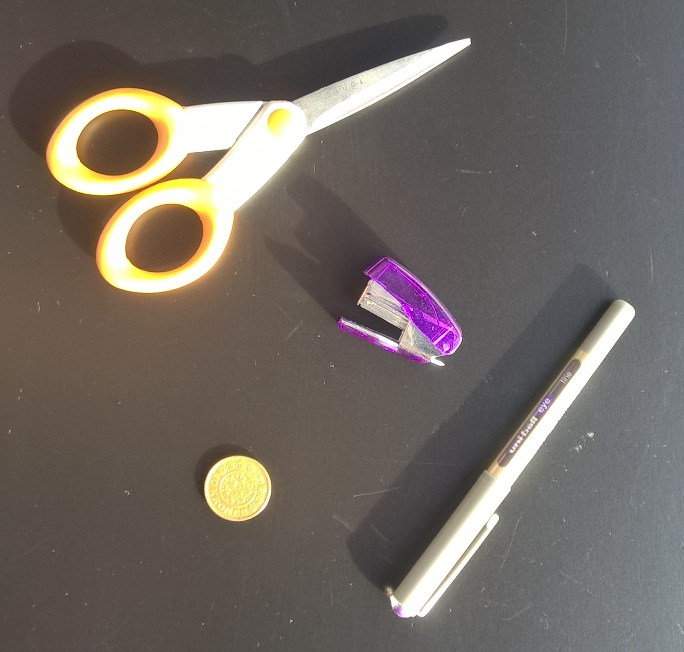
#> input picture ROB4-Perception/L5/tools-black.jpg, 684 x 652 px, found by its file name
$ python lecture5.py
#> lines starting #> are read from the running program, lines starting #| are printed output that depends on the picture; after the words box and inside, x2 and y2 are one past the last pixel; in counts of white or black regions, pixels touching at a corner belong together
#!/usr/bin/env python3
# -*- coding: utf-8 -*-
"""
Created on Thu Mar  5 09:11:14 2020

@author: valdas
"""
import cv2

img = cv2.imread('/home/valdas/Desktop/RoboticP/figs/tools-black.jpg',1)
#> img is the input picture: shape (652, 684, 3); mean B, G, R 97.5, 104, 111.8
edge = cv2.Canny(img,830,250)
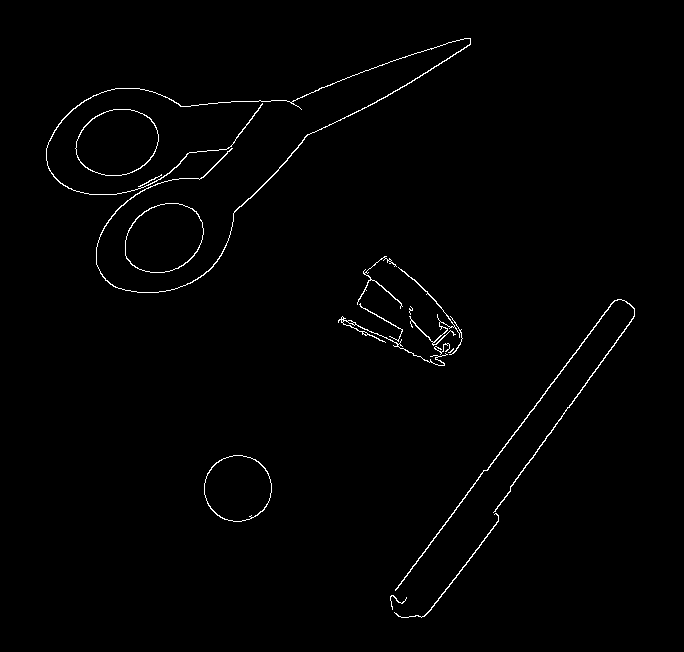
#> edge: shape (652, 684); 1% white in thin lines or dots, all inside (x1, y1, x2, y2) = (46, 38, 635, 618)
contours, hierarchy = cv2.findContours(edge,cv2.RETR_EXTERNAL, cv2.CHAIN_APPROX_NONE)
#> contours = 14 contours, 4 with area under 20; largest, box (x1, y1, x2, y2) and area: (75, 109, 159, 176) 4274, (125, 203, 204, 273) 4220, (204, 455, 272, 522) 3488, (46, 38, 471, 293) 407, (395, 299, 635, 591) 358

print("Number of Contours found = " + str(len(contours)))
#| Number of Contours found = 14

# [51 lines left out: functions scissors, pen, crocodile, circle, alltogether, not called in this run]
